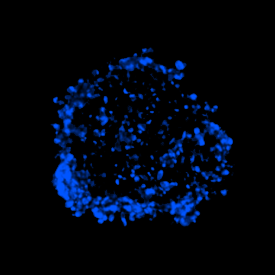
#> input picture images/All/1_all_90.png, 275 x 275 px, found by its file name
$ jupyter execute --allow-errors Work.ipynb
#> lines starting #> are read from the running program, lines starting #| are printed output that depends on the picture
Для работы с изображениями мы использовали библиотеку Pillow.

[cell 1]
from PIL import Image, ImageOps, ImageEnhance
import os

После сбора изображений, сперва мы сделали их измененные копии: повернули оригинал на 90 и 180 градусов, а также сделали зеркальную версию.

[cell 2]
directory = "C:/images"

for filename in os.listdir(directory):
    if filename.endswith(".png"):
        img = Image.open(os.path.join(directory, filename))
        img = img.convert("RGBA")

        img_rotated_90 = img.rotate(90)
        img_rotated_90.save(os.path.join(directory, f"{filename[:-4]}_rotated_90.png"))

        img_rotated_180 = img.rotate(180)
        img_rotated_180.save(os.path.join(directory, f"{filename[:-4]}_rotated_180.png"))

        img_mirror = ImageOps.mirror(img)
        img_mirror.save(os.path.join(directory, f"{filename[:-4]}_mirror.png"))

#> (the rest of this cell did not finish here and is left out)

После этого мы корректировали резкость и размытость для получившихся изображений.

По итогу мы получили датасет, состоящий из 1026 изображений.

[cell 3]
x = "1_all_90" #название файла
im = Image.open("/Coding/images_of_spheroids/" + x + ".png") #путь к файлу
#> im is the input picture: PIL image 275x275 RGBA; mean R, G, B, A 0, 6.2, 18.7, 255
enchancer = ImageEnhance.Sharpness(im)

factor = 0.05 #коэффициент резкости
im_s_1 = enchancer.enhance(factor)
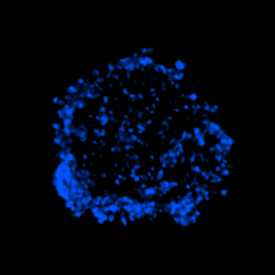
#> im_s_1: PIL image 275x275 RGBA; mean R, G, B, A 0, 6.1, 18.6, 255
im_s_1.save(x + '_blur.png');

factor = 2 #коэффициент резкости
im_s_1 = enchancer.enhance(factor)
im_s_1.save(x + '_sharp.png');
